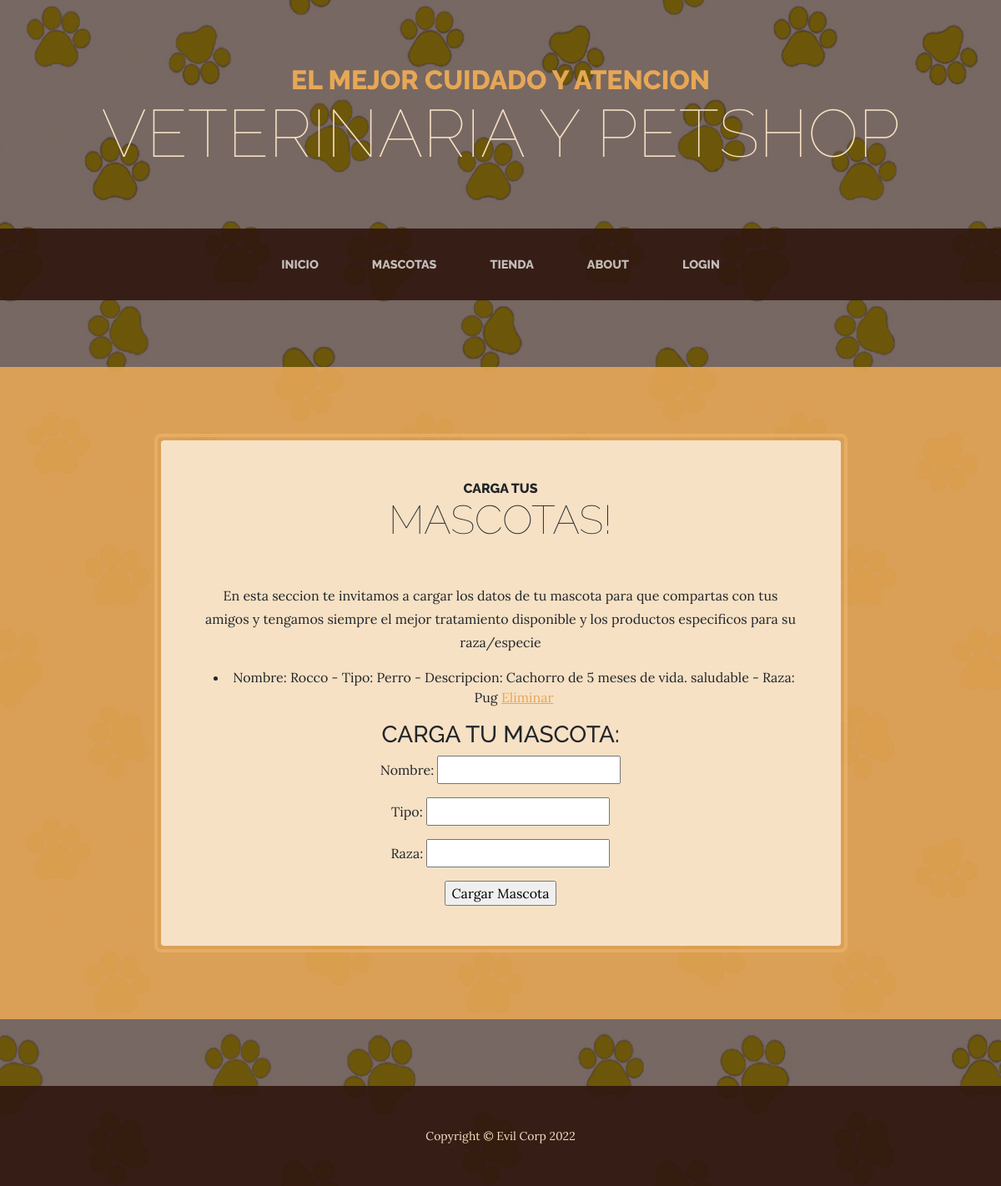
Before: /appmascotas/mascotas/ with the older database file.
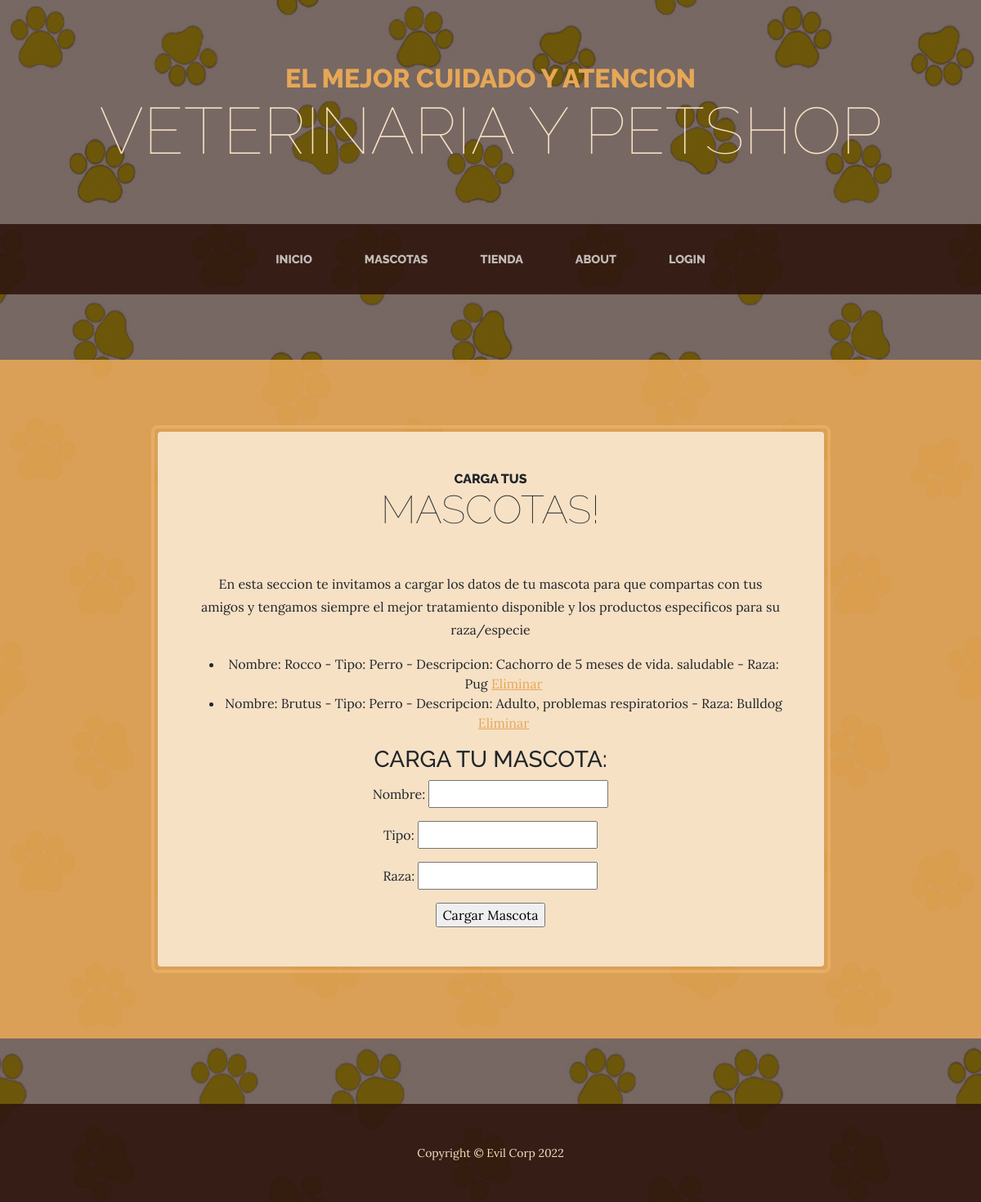
After: the same page with the newer database file.
### appmascotas/models.py (models this page shows, shortened)
class mascotas(models.Model):
    id = models.AutoField(primary_key=True)
    nombre = models.CharField(max_length=100, verbose_name= 'Nombre')
    tipo = models.CharField(max_length=100, verbose_name= 'Tipo')
    imagen = models.ImageField(upload_to='Imagenes/',verbose_name='Imagen', null= True)
    descripcion = models.TextField(verbose_name= 'Descripción', null=True)
    raza = models.CharField(verbose_name= 'Raza', max_length=100, null=True)
    def __str__(self):
        fila = f"Nombre: {self.nombre} - Tipo: {self.tipo} - Descripcion: {self.descripcion} - Raza: {self.raza}"
        return fila

### appmascotas/views.py (the view)
# urls.py: path('mascotas/', vista_mascotas, name="vet-mascotas"),
def vista_mascotas(request):
    if request.method == "POST":
        formulario = MascotaFormulario(request.post)
        if formulario.is_valid():
            data = formulario.cleaned_data
            Mascota = mascotas(nombre=data["nombre"], tipo=data["tipo"], raza=data["raza"], imagen=data["imagen"], descripcion=data["descripcion"])
            Mascota.save()
    Mascotas = mascotas.objects.all()
    formulario = MascotaFormulario()
    contexto = {"mascotas":Mascotas, "formulario":formulario}
    return render(request, "cargatumascota.html", contexto)

### appmascotas/forms.py
class MascotaFormulario(forms.Form):
    nombre = forms.CharField(min_length=3,max_length=50)
    tipo = forms.CharField(min_length=3,max_length=50)
    descripcion = forms.TextInput()
    raza = forms.CharField(min_length=3,max_length=50)

### appmascotas/templates/cargatumascota.html (shortened to what this page needs)
{% extends 'apptienda/base.html' %}
{% load static %}
{% block titulo %} Carga tus {% endblock %}
{% block subtitulo %} Mascotas! {% endblock %}
{% block Contenido %}
<p> En esta seccion te invitamos a cargar los datos de tu mascota para que
compartas con tus amigos y tengamos siempre el mejor tratamiento disponible
y los productos especificos para su raza/especie
</p>
{% if mascotas %}
        <ul>
        {% for mascota in mascotas %}
            <li>{{mascota}} <a href="{% url 'mascota-borrar' mascota.id %}">Eliminar</a></li>
        {% endfor %}
        </ul>
    {% else %}
        <p> Ups! de momento no hay mascotas cargadas </p>
        <p> Se el primero en compartir con tus amigos! </p>
    {% endif %}
<h3> CARGA TU MASCOTA: </h3>
<form method="post">
    {{formulario.as_p}}
    <input type="submit" value="Cargar Mascota">
</form>
{% endblock %}

Changed rows visible on the page:
added mascotas: nombre+tipo+descripcion "Nombre: Brutus - Tipo: Perro - Descripcion: Adulto, problemas respiratorios - Raza: Bulldog"
